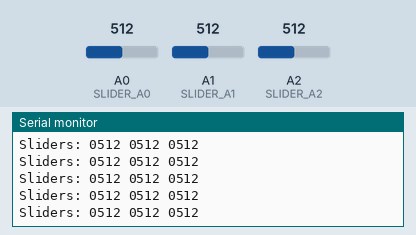
Simulated run of this sketch. Board: Arduino Uno, built with avr-gcc and run on an emulated ATmega328P. On the bench: the last lines printed to the serial monitor. The inputs (shaded band) are chosen by the test bench; at power-on: A0 (SLIDER_A0) = 512, A1 (SLIDER_A1) = 512, A2 (SLIDER_A2) = 512.

Above: at 1.2 s.
1.3 s: A0 (SLIDER_A0) set to 716
At 1.69 s:
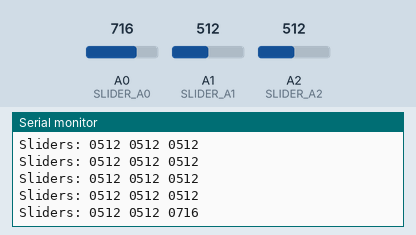
2.8 s: A1 (SLIDER_A1) set to 716
At 2.94 s:
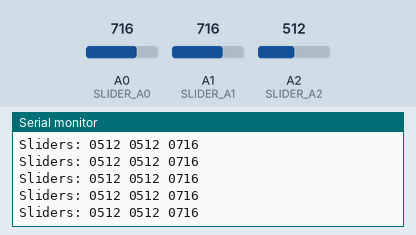
4.3 s: A2 (SLIDER_A2) set to 716
At 4.45 s:
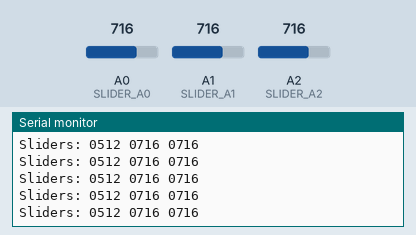
5.8 s: A0 (SLIDER_A0) set to 900
At 5.95 s:
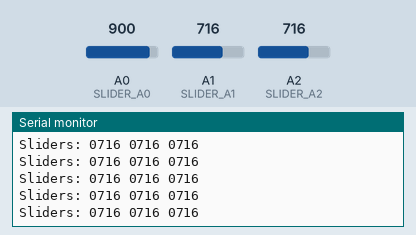
7.3 s: A1 (SLIDER_A1) set to 900
At 7.46 s:
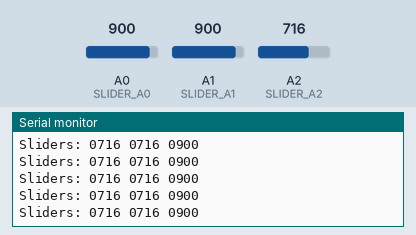
8.8 s: A2 (SLIDER_A2) set to 900
At 8.96 s:
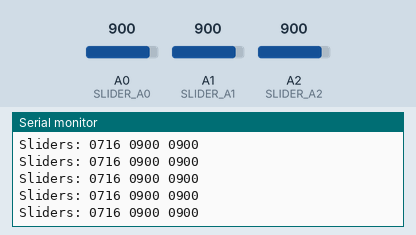
Timing chart, 0 to 11.3 s (numbered marks = the images above; inputs shaded):
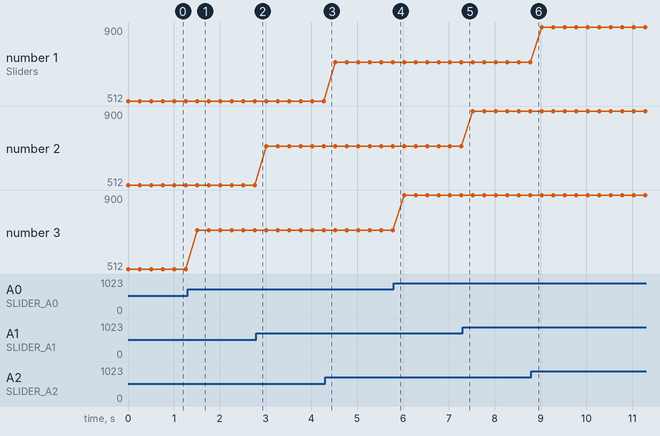

The sketch:

L3_AnalogRead.ino
```cpp
// Pin definitions
#define SLIDER_A2  A2 //Matches button 1
#define SLIDER_A1  A1
#define SLIDER_A0  A0 //Matches button 3

void setup()
{
  Serial.begin(115200);

  //Enable internal pullups
  // The default is INPUT!!!!
  pinMode(SLIDER_A2, INPUT);
  pinMode(SLIDER_A1, INPUT);
  pinMode(SLIDER_A0, INPUT);

  Serial.println("Danger Shield Component: AnalogRead");
}

void loop()
{
  //Read inputs
  int val1 = analogRead(SLIDER_A2);
  int val2 = analogRead(SLIDER_A1);
  int val3 = analogRead(SLIDER_A0);

  //sprintf is a great way to combine a bunch of
  // variables and strings together into one
  // print statement
  char tempString[200];
  sprintf(tempString, "Sliders: %04d %04d %04d ",
                                  val1, val2, val3);
  Serial.println(tempString);

  delay(250);
}
```

Measured:
- after the input at 1.3 s, the serial monitor: prints a new line after 0.21 s (image 1)
- plotted number 3: 512 → 716 after the input at 1.3 s, 716 → 900 after the input at 5.8 s
